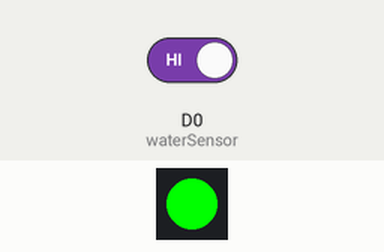
A sketch run on a simulated Particle Photon. On the bench: 1 RGB LEDs in strip order, left to right. The inputs (shaded band) are chosen by the test bench; at power-on: D0 (waterSensor) HIGH.

Above: at 10.8 s.
10.9 s: D0 (waterSensor) driven LOW
At 16.4 s:
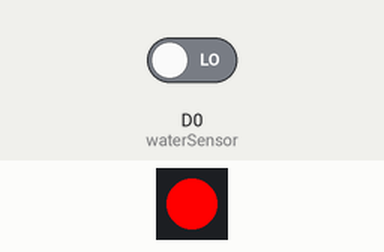
16.9 s: D0 (waterSensor) driven HIGH
At 21.0 s:
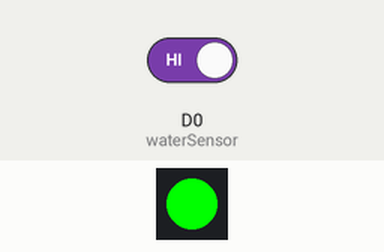
Timing chart, 0 to 22.5 s (numbered marks = the images above; inputs shaded):
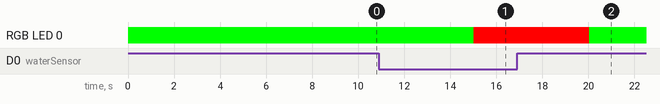

The sketch:

sump_pumper.ino
```cpp
// (licence header left out)
 // default vars. loopDelay is in milliseconds.
int waterSensor            = D0;
int loopDelay              = 5000;
int publishedLoopCount     = 0;
int publishedLoopMax       = 120;
boolean publishedHighWater = false;

void setup() {

  // enable the pin
  pinMode(waterSensor, INPUT);

  // take control of the main LED. show green by default
  RGB.control(true);
  RGB.color(0, 255, 0);

}

void loop() {

  // see if the water sensor has detected water
  if (isHighWater() == true) {

    if ((publishedHighWater == true) && (publishedLoopCount == publishedLoopMax)) {

      // the first alert was sent and we've cycled enough times for a reminder
      Spark.publish("highwater","reminder");
      publishedLoopCount = 0;

      // switch the LED color to blue to note that the reminder is being sent
      RGB.color(0,0,255);

      // delay a second
      delay(1000);

      // switch the LED color back to red
      RGB.color(255,0,0);

    } else if (publishedHighWater == true) {

      // the first alert was sent and we're waiting to send reminder. increment counter
      publishedLoopCount++;

    } else {

      // the water is high. send the first alert and set defaults
      Spark.publish("highwater","alert");
      publishedHighWater = true;
      publishedLoopCount = 0;

      // switch the LED to red
      RGB.color(255, 0, 0);

    }

  } else {

    // see if we're coming off of an alert
    if (publishedHighWater == true) {

      // send the all-clear message and reset defaults
      Spark.publish("highwater","clear");
      publishedHighWater = false;
      publishedLoopCount = 0;

      // switch the LED to green
      RGB.color(0, 255, 0);

    }

  }

  // pause the loop since we don't need to check a zillion times a second
  delay(loopDelay);

}

boolean isHighWater() {

  // check the water sensor on D0
  // LOW is in reference to the voltage the spark core is seeing. not water level.
  if (digitalRead(waterSensor) == LOW) {
    return true;
  }

  return false;

}
```

Measured:
- after the input at 10.9 s, RGB LED 0: RGB(0, 255, 0) → RGB(255, 0, 0) after 4.1 s
- after the input at 16.9 s, RGB LED 0: RGB(255, 0, 0) → RGB(0, 255, 0) after 3.1 s
